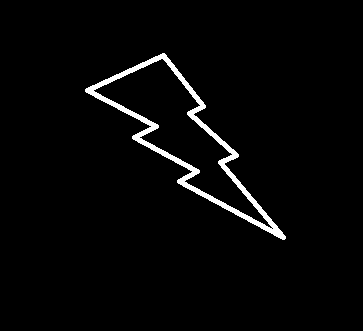
#> input picture CLASE10/image_2.png, 363 x 331 px
$ python diametro_eq.py
#> lines starting #> are read from the running program, lines starting #| are printed output that depends on the picture; after the words box and inside, x2 and y2 are one past the last pixel; in counts of white or black regions, pixels touching at a corner belong together; long printed decimals are rounded
import cv2
import numpy as np
image_as_BGR = cv2.imread("image_2.png")
#> image_as_BGR is the input picture: shape (331, 363, 3); 2.7% white; 1 white region, box (x1, y1, x2, y2) and area: (85, 53, 286, 240) 3218
image_as_GRAY = cv2.cvtColor(image_as_BGR, cv2.COLOR_BGR2GRAY)
#> image_as_GRAY: shape (331, 363); 2.7% white; 1 white region

valor_umbral = 127
valor_maximo = 255
tipo = cv2.THRESH_BINARY
#help(cv2.moments)
ret, image_with_threshold = cv2.threshold(image_as_GRAY,valor_umbral, valor_maximo, tipo)
#> ret = 127
contours, hierarchy = cv2.findContours(image_with_threshold, cv2.RETR_EXTERNAL, cv2.CHAIN_APPROX_NONE)
#> contours = 1 contour; box (x1, y1, x2, y2) and area: (85, 53, 286, 240) 10672
#######################  CUADRO ROTADO ########################
(x,y),(w,h), angle = cv2.minAreaRect(contours[0])
#> x = 200.5; y = 148; w = 82.73; h = 246.8; angle = -45
box = cv2.boxPoints(((x,y),(w,h), angle))
#> box = [[258.5, 264.5], [84, 90], [142.5, 31.5], [317, 206]]
box = np.int64(box)
#> box = [[258, 264], [84, 90], [142, 31], [317, 206]]
######################## CUADRO RECTO ##########################
x,y,w,h = cv2.boundingRect(contours[0])
#> x = 85; y = 53; w = 201; h = 187
start_point = (x,y)
#> start_point = (85, 53)
end_point = (x+w,y+h)
#> end_point = (286, 240)
color = (0,255,0)
######################## ENVOLTURA CONVEXA #####################
convex_hull = cv2.convexHull(contours[0])
#> convex_hull = contour of 20 points, box (x1, y1, x2, y2) (85, 53, 286, 240), area 13265
######################## Relación de aspecto ###################
aspect_ratio = w/h
#> aspect_ratio = 1.07
print("Relación de aspecto",aspect_ratio)
#| Relación de aspecto 1.075
######################## EXTENSIÓN #############################
contour_area = cv2.contourArea(contours[0]) #área del contorno
#> contour_area = 10671.5
bounding_rectangle_area = w*h #área del cuadro recto
#> bounding_rectangle_area = 37587
extent = contour_area/bounding_rectangle_area
#> extent = 0.284
print("Extensión: ",extent)
#| Extensión:  0.2839
######################## SOLIDEZ ###############################
convex_hull_area = cv2.contourArea(convex_hull)
#> convex_hull_area = 13265
solidity = contour_area/convex_hull_area
#> solidity = 0.804
print("Solidez: ",solidity)
#| Solidez:  0.8045
######################## DIAMETRO EQUIVALENTE ##################
equivalent_diameter = np.sqrt(4*contour_area/np.pi)
#> equivalent_diameter = 116.6
print("Diámetro equivalente: ", equivalent_diameter)
#| Diámetro equivalente:  116.565
################################################################
cv2.drawContours(image_as_BGR,[box],-1,(0,255,255),4)
cv2.rectangle(image_as_BGR,start_point,end_point,color,2)
cv2.drawContours(image_as_BGR,[convex_hull],-1,(0,0,255),4)
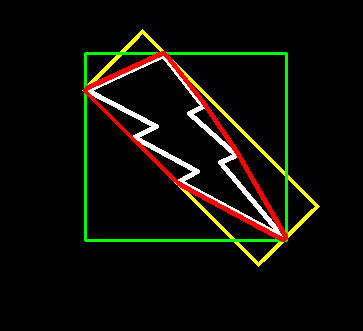
#> image_as_BGR: shape (331, 363, 3); mean B, G, R 5.2, 13.6, 14.4
cv2.imshow("Imagen", image_as_BGR)
cv2.waitKey()

$ run again, with CLASE10/imagen_1.jpg saved as CLASE10/image_2.png
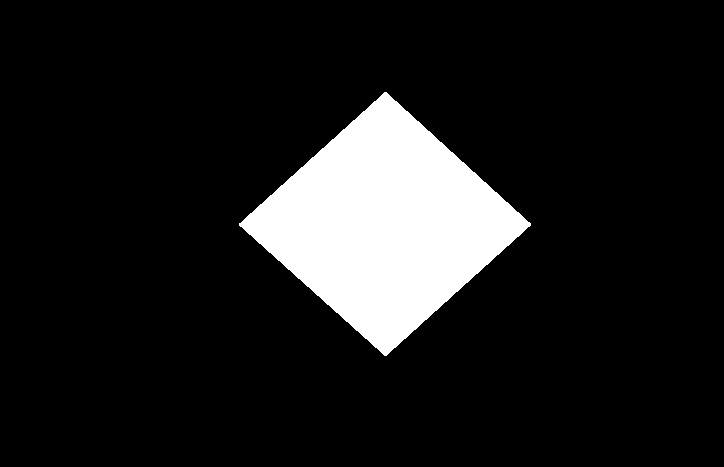
#> input picture CLASE10/imagen_1.jpg, 724 x 467 px
#> image_as_BGR is the input picture: shape (467, 724, 3); min 0, max 255, mean 29.3
#> image_with_threshold: shape (467, 724); 11.5% white; 1 white region
#> ret = 127
#> contours = 1 contour; box (x1, y1, x2, y2) and area: (239, 92, 531, 356) 38601
#> `(x,y),(w,h), angle = cv2.minAreaRect(contours[0])`: x = 384.5; y = 224; w = 217.3; h = 196.7; angle = -42.09
#> `box = cv2.boxPoints(((x,y),(w,h), angle))`: box = [[369.8, 369.8], [238, 223.9], [399.2, 78.21], [531.1, 224.2]]
#> `box = np.int64(box)`: box = [[369, 369], [237, 223], [399, 78], [531, 224]]
#> `x,y,w,h = cv2.boundingRect(contours[0])`: x = 239; y = 92; w = 292; h = 264
#> start_point = (239, 92)
#> end_point = (531, 356)
#> convex_hull = contour of 21 points, box (x1, y1, x2, y2) (239, 92, 531, 356), area 38877
#> aspect_ratio = 1.11
#| Relación de aspecto 1.106
#> contour_area = 38601
#> bounding_rectangle_area = 77088
#> extent = 0.501
#| Extensión:  0.5007
#> convex_hull_area = 38877
#> solidity = 0.993
#| Solidez:  0.9929
#> equivalent_diameter = 221.7
#| Diámetro equivalente:  221.694
#> `cv2.drawContours(image_as_BGR,[convex_hull],-1,(0,0,255),4)`:
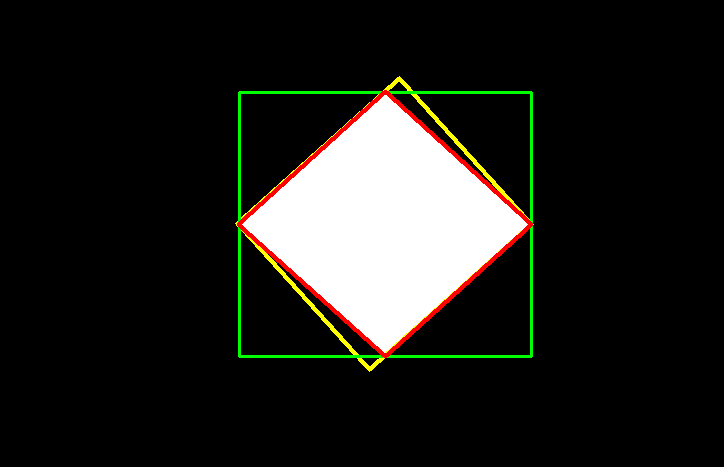
#> image_as_BGR: shape (467, 724, 3); mean B, G, R 28, 31.8, 31.9
